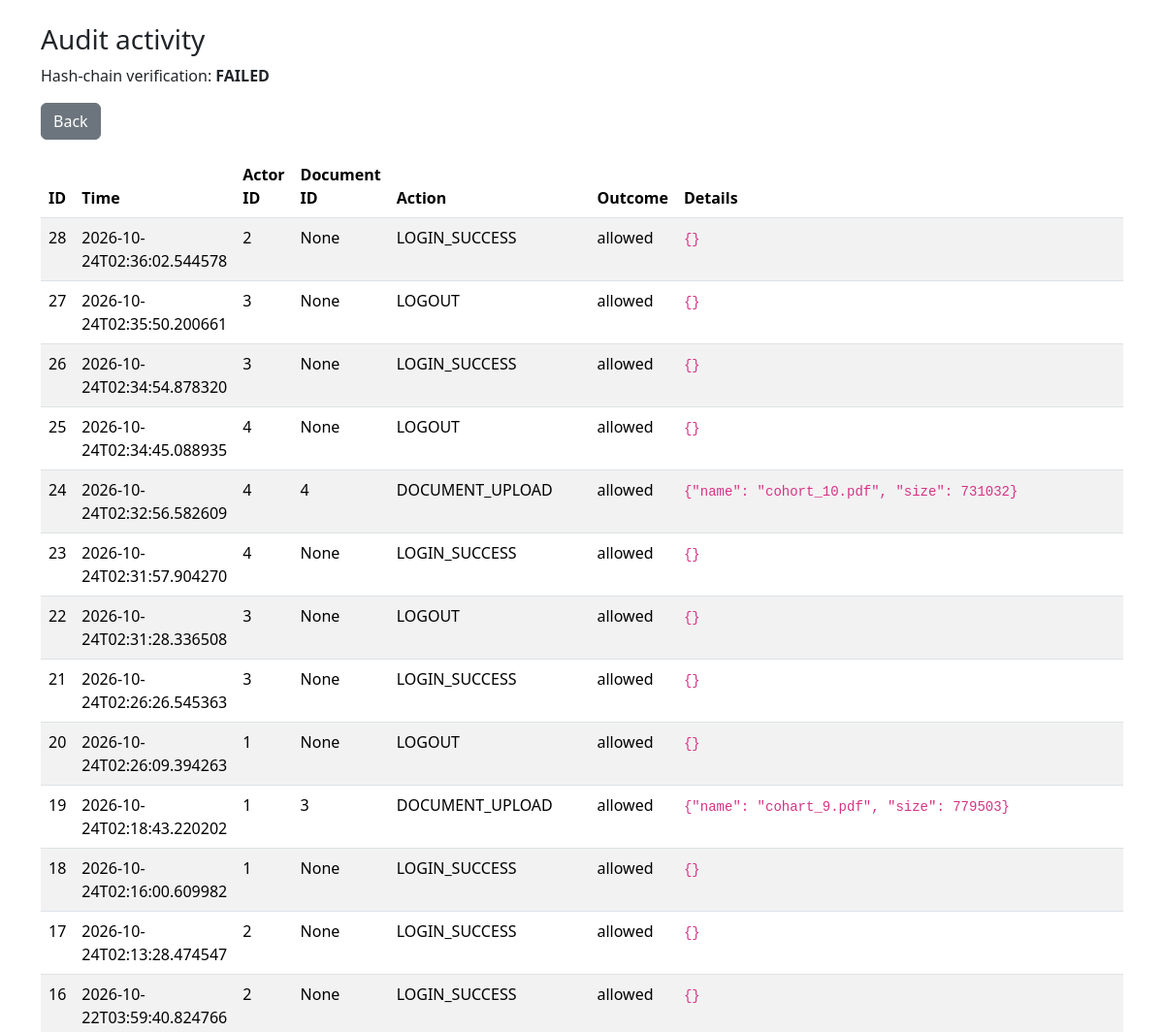
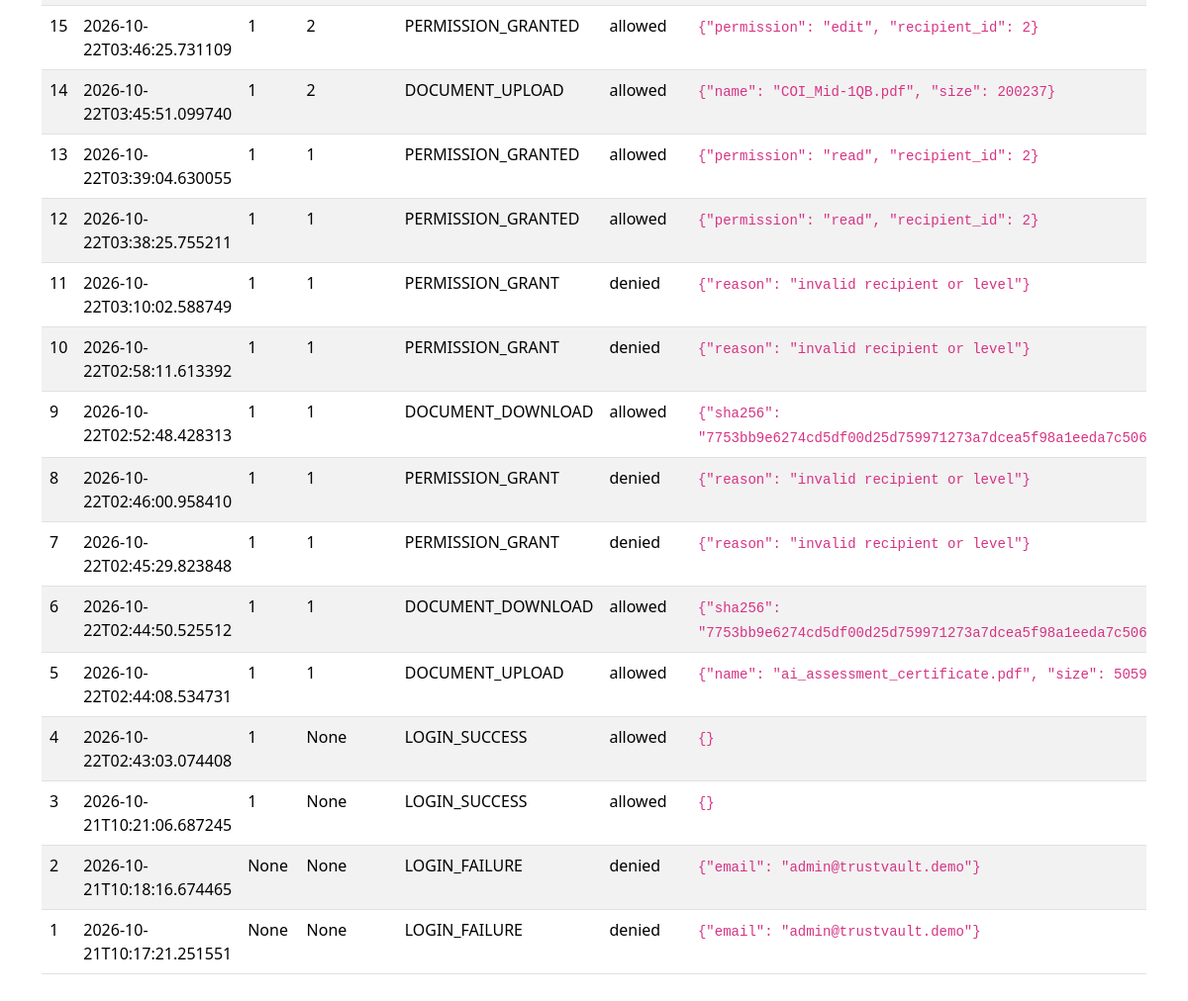
The page /admin/audit (signed in) on the database its author committed (2 pictures, top to bottom).
### app.py (models this page shows)
class AuditEvent(db.Model):
    id = db.Column(db.Integer, primary_key=True)
    actor_id = db.Column(db.Integer, nullable=True, index=True)
    document_id = db.Column(db.Integer, nullable=True, index=True)
    action = db.Column(db.String(60), nullable=False)
    outcome = db.Column(db.String(20), nullable=False)
    details_json = db.Column(db.Text, nullable=False, default="{}")
    created_at = db.Column(db.DateTime(timezone=True), nullable=False, default=utcnow)
    previous_hash = db.Column(db.String(64), nullable=True)
    event_hash = db.Column(db.String(64), nullable=False)

### app.py (the view)
@app.get("/admin/audit")
@login_required
def admin_audit():
    if current_user.role != "admin":
        abort(403)
    events = AuditEvent.query.order_by(AuditEvent.id.desc()).limit(500).all()
    return render_template("admin_audit.html", events=events, chain_valid=verify_audit_chain())

### app.py (called while the page is built)
@login_manager.user_loader
def load_user(user_id):
    try:
        user = db.session.get(User, int(user_id))
        return user if user and user.is_active else None
    except (ValueError, TypeError):
        return None

@app.after_request
def security_headers(response):
    response.headers.setdefault("X-Content-Type-Options", "nosniff")
    response.headers.setdefault("X-Frame-Options", "DENY")
    response.headers.setdefault("Referrer-Policy", "no-referrer")
    response.headers.setdefault("Cache-Control", "no-store")
    return response

### templates/admin_audit.html (shortened to what this page needs)
<!doctype html>
<html lang="en">
<head><meta charset="utf-8"><meta name="viewport" content="width=device-width, initial-scale=1">
<link href="https://cdn.jsdelivr.net/npm/bootstrap@5.3.3/dist/css/bootstrap.min.css" rel="stylesheet"></head>
<body class="container py-4">
<h1 class="h3">Audit activity</h1>
<p>Hash-chain verification: <strong>{{ 'VALID' if chain_valid else 'FAILED' }}</strong></p>
<a class="btn btn-secondary mb-3" href="{{ url_for('dashboard') }}">Back</a>
<div class="table-responsive"><table class="table table-striped">
<thead><tr><th>ID</th><th>Time</th><th>Actor ID</th><th>Document ID</th><th>Action</th><th>Outcome</th><th>Details</th></tr></thead>
<tbody>{% for event in events %}<tr>
<td>{{ event.id }}</td><td>{{ event.created_at.isoformat() }}</td><td>{{ event.actor_id }}</td>
<td>{{ event.document_id }}</td><td>{{ event.action }}</td><td>{{ event.outcome }}</td><td><code>{{ event.details_json }}</code></td>
</tr>{% endfor %}</tbody></table></div>
</body></html>

### rows shown on the page
AuditEvent: id "28", created_at "2026-10-24T02:36:02.544578", actor_id "2", document_id "None", action "LOGIN_SUCCESS", outcome "allowed", details_json "{}"
AuditEvent: id "27", created_at "2026-10-24T02:35:50.200661", actor_id "3", document_id "None", action "LOGOUT", outcome "allowed", details_json "{}"
AuditEvent: id "26", created_at "2026-10-24T02:34:54.878320", actor_id "3", document_id "None", action "LOGIN_SUCCESS", outcome "allowed", details_json "{}"
AuditEvent: id "25", created_at "2026-10-24T02:34:45.088935", actor_id "4", document_id "None", action "LOGOUT", outcome "allowed", details_json "{}"
AuditEvent: id "24", created_at "2026-10-24T02:32:56.582609", actor_id "4", document_id "4", action "DOCUMENT_UPLOAD", outcome "allowed", details_json "{\"name\": \"cohort_10.pdf\", \"size\": 731032}"
AuditEvent: id "23", created_at "2026-10-24T02:31:57.904270", actor_id "4", document_id "None", action "LOGIN_SUCCESS", outcome "allowed", details_json "{}"
AuditEvent: id "22", created_at "2026-10-24T02:31:28.336508", actor_id "3", document_id "None", action "LOGOUT", outcome "allowed", details_json "{}"
AuditEvent: id "21", created_at "2026-10-24T02:26:26.545363", actor_id "3", document_id "None", action "LOGIN_SUCCESS", outcome "allowed", details_json "{}"
AuditEvent: id "20", created_at "2026-10-24T02:26:09.394263", actor_id "1", document_id "None", action "LOGOUT", outcome "allowed", details_json "{}"
AuditEvent: id "19", created_at "2026-10-24T02:18:43.220202", actor_id "1", document_id "3", action "DOCUMENT_UPLOAD", outcome "allowed", details_json "{\"name\": \"cohart_9.pdf\", \"size\": 779503}"
AuditEvent: id "18", created_at "2026-10-24T02:16:00.609982", actor_id "1", document_id "None", action "LOGIN_SUCCESS", outcome "allowed", details_json "{}"
AuditEvent: id "17", created_at "2026-10-24T02:13:28.474547", actor_id "2", document_id "None", action "LOGIN_SUCCESS", outcome "allowed", details_json "{}"
AuditEvent: id "16", created_at "2026-10-22T03:59:40.824766", actor_id "2", document_id "None", action "LOGIN_SUCCESS", outcome "allowed", details_json "{}"
AuditEvent: id "15", created_at "2026-10-22T03:46:25.731109", actor_id "1", document_id "2", action "PERMISSION_GRANTED", outcome "allowed", details_json "{\"permission\": \"edit\", \"recipient_id\": 2}"
AuditEvent: id "14", created_at "2026-10-22T03:45:51.099740", actor_id "1", document_id "2", action "DOCUMENT_UPLOAD", outcome "allowed", details_json "{\"name\": \"COI_Mid-1QB.pdf\", \"size\": 200237}"
AuditEvent: id "13", created_at "2026-10-22T03:39:04.630055", actor_id "1", document_id "1", action "PERMISSION_GRANTED", outcome "allowed", details_json "{\"permission\": \"read\", \"recipient_id\": 2}"
AuditEvent: id "12", created_at "2026-10-22T03:38:25.755211", actor_id "1", document_id "1", action "PERMISSION_GRANTED", outcome "allowed", details_json "{\"permission\": \"read\", \"recipient_id\": 2}"
AuditEvent: id "11", created_at "2026-10-22T03:10:02.588749", actor_id "1", document_id "1", action "PERMISSION_GRANT", outcome "denied", details_json "{\"reason\": \"invalid recipient or level\"}"
AuditEvent: id "10", created_at "2026-10-22T02:58:11.613392", actor_id "1", document_id "1", action "PERMISSION_GRANT", outcome "denied", details_json "{\"reason\": \"invalid recipient or level\"}"
AuditEvent: id "9", created_at "2026-10-22T02:52:48.428313", actor_id "1", document_id "1", action "DOCUMENT_DOWNLOAD", outcome "allowed", details_json "{\"sha256\":…"
AuditEvent: id "8", created_at "2026-10-22T02:46:00.958410", actor_id "1", document_id "1", action "PERMISSION_GRANT", outcome "denied", details_json "{\"reason\": \"invalid recipient or level\"}"
AuditEvent: id "7", created_at "2026-10-22T02:45:29.823848", actor_id "1", document_id "1", action "PERMISSION_GRANT", outcome "denied", details_json "{\"reason\": \"invalid recipient or level\"}"
AuditEvent: id "6", created_at "2026-10-22T02:44:50.525512", actor_id "1", document_id "1", action "DOCUMENT_DOWNLOAD", outcome "allowed", details_json "{\"sha256\":…"
AuditEvent: id "5", created_at "2026-10-22T02:44:08.534731", actor_id "1", document_id "1", action "DOCUMENT_UPLOAD", outcome "allowed", details_json "{\"name\": \"ai_assessment_certificate.pdf\", \"size\":…"
AuditEvent: id "4", created_at "2026-10-22T02:43:03.074408", actor_id "1", document_id "None", action "LOGIN_SUCCESS", outcome "allowed", details_json "{}"
AuditEvent: id "3", created_at "2026-10-21T10:21:06.687245", actor_id "1", document_id "None", action "LOGIN_SUCCESS", outcome "allowed", details_json "{}"
AuditEvent: id "2", created_at "2026-10-21T10:18:16.674465", actor_id "None", document_id "None", action "LOGIN_FAILURE", outcome "denied", details_json "{\"email\": \"admin@trustvault.demo\"}"
AuditEvent: id "1", created_at "2026-10-21T10:17:21.251551", actor_id "None", document_id "None", action "LOGIN_FAILURE", outcome "denied", details_json "{\"email\": \"admin@trustvault.demo\"}"

### other values the page prints
{{ 'VALID' if chain_valid else 'FAILED' }} "FAILED"
